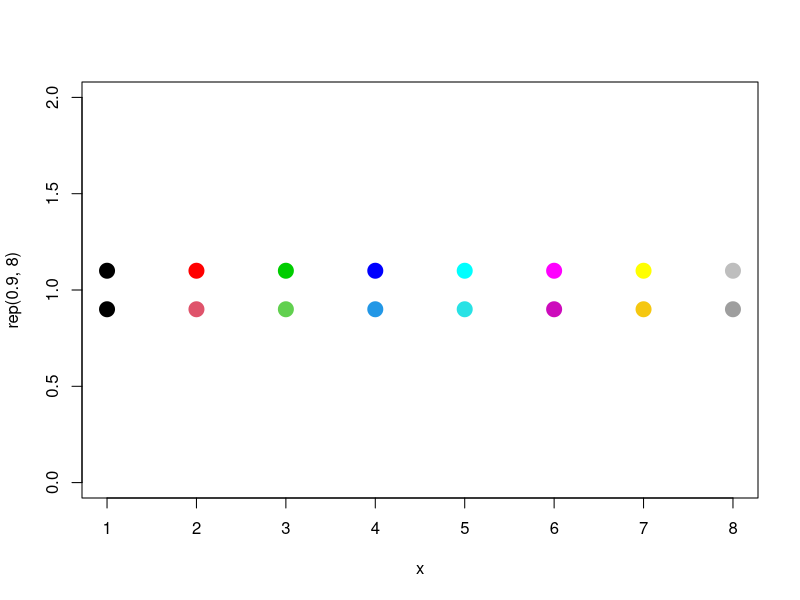

R code for this plot:
## ----eval=FALSE---------------------------------------------------------------
## # Not run here, so no graph
## plot(x, y1)
## points(x, y2, col=2)


## -----------------------------------------------------------------------------
palette("R3")


## ----echo=FALSE---------------------------------------------------------------
palette("R4")


## -----------------------------------------------------------------------------
x <- 1:8
palette("R4") # not needed unless R3 was previously selected
plot(x, rep(0.9, 8), ylim=c(0,2), pch=20, cex=3, col=1:8)
palette("R3") # for the old scheme
points(x, rep(1.1, 8), pch=20, cex=3, col=1:8)
